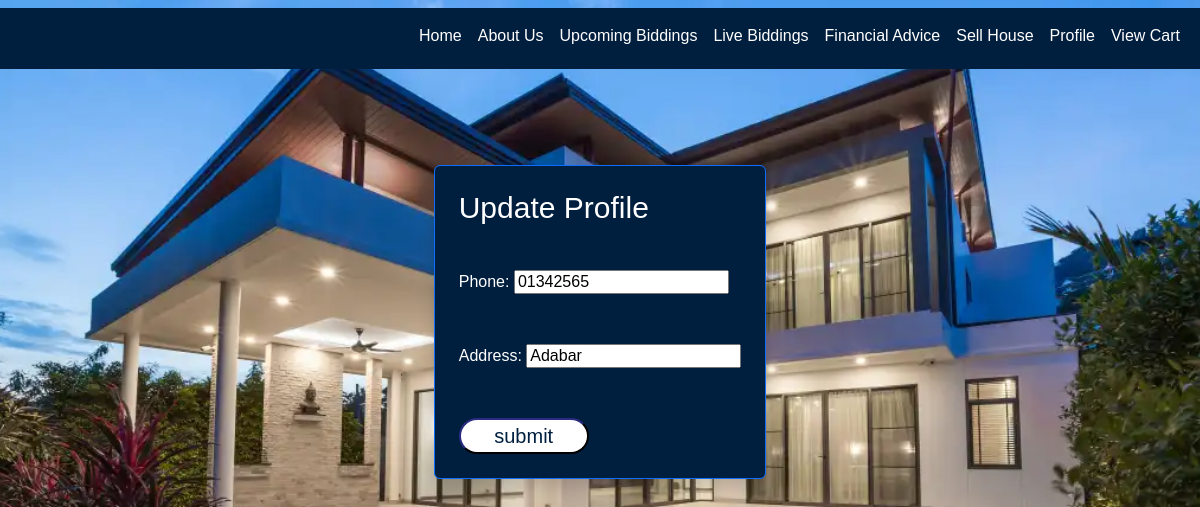
Before: /profile_update/ (signed in) with the older database file.
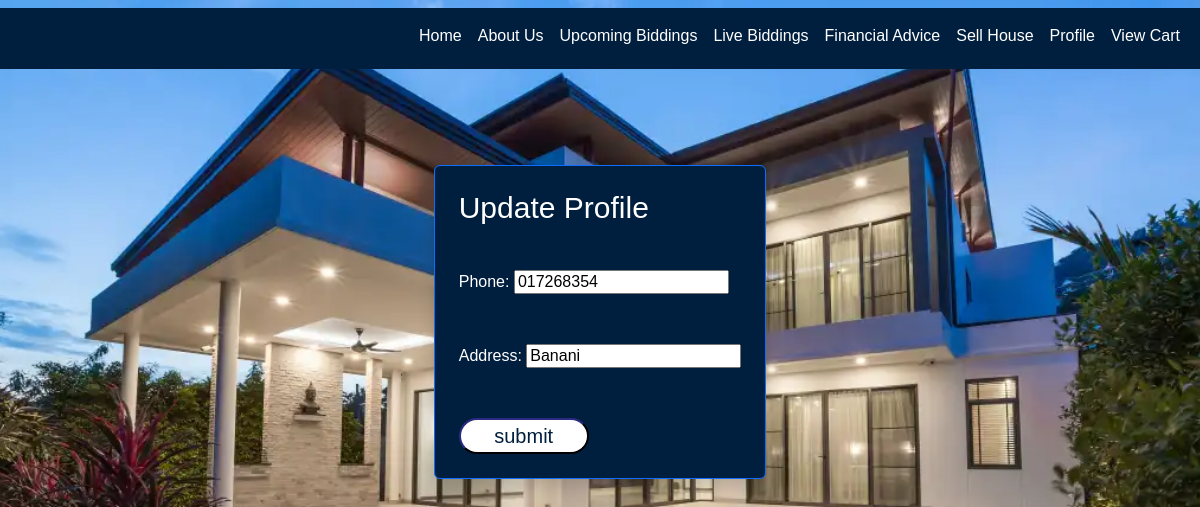
After: the same page with the newer database file.
### userProfile/models.py (models this page shows, shortened)
class Buyer_Seller(models.Model):
    user=models.OneToOneField(User, primary_key=True, on_delete=models.CASCADE)
    phone=models.CharField(max_length=11)
    address=models.CharField(max_length=100)

### userProfile/views.py (the view)
# urls.py: path("profile_update/",views.profile_update,name="profile_update"),
def profile_update(request):
    profile = Buyer_Seller.objects.get(user=request.user)
    if request.method == 'POST':
        form = RegitrationForm(request.POST, instance=profile)
        if form.is_valid():
            var=form.save(commit=False)
            var.user=request.user
            var.save()
            return redirect("userProfile:profile_view")
    else:
        form = RegitrationForm(instance=profile)
    return render(request, 'userProfile/profile_update.html', {'form': form})

### userProfile/forms.py
class RegitrationForm(forms.ModelForm):
    class Meta:
        model= Buyer_Seller
        fields=['phone','address']

### userProfile/templates/userProfile/profile_update.html (shortened to what this page needs)
{% extends 'base.html' %}
{% block content %}
    <br>
    <br>
    <br>
    <br>
    <div class="container d-flex justify-content-center align-items-center">
    <div class="card p-4 border-primary rounded shadow" style="background-color: #001f3f; max-width: 400px;">
        <h1 style="color: white; font-size: 30px;">Update Profile</h1><br>
        <form method="post">
            {{ form.as_p }}
            <input type="submit" value="submit">
        </form>
    </div>
</div>
{% endblock %}

Changed rows visible on the page:
changed Buyer_Seller: phone "01342565" → "017268354"; address "Adabar" → "Banani"
